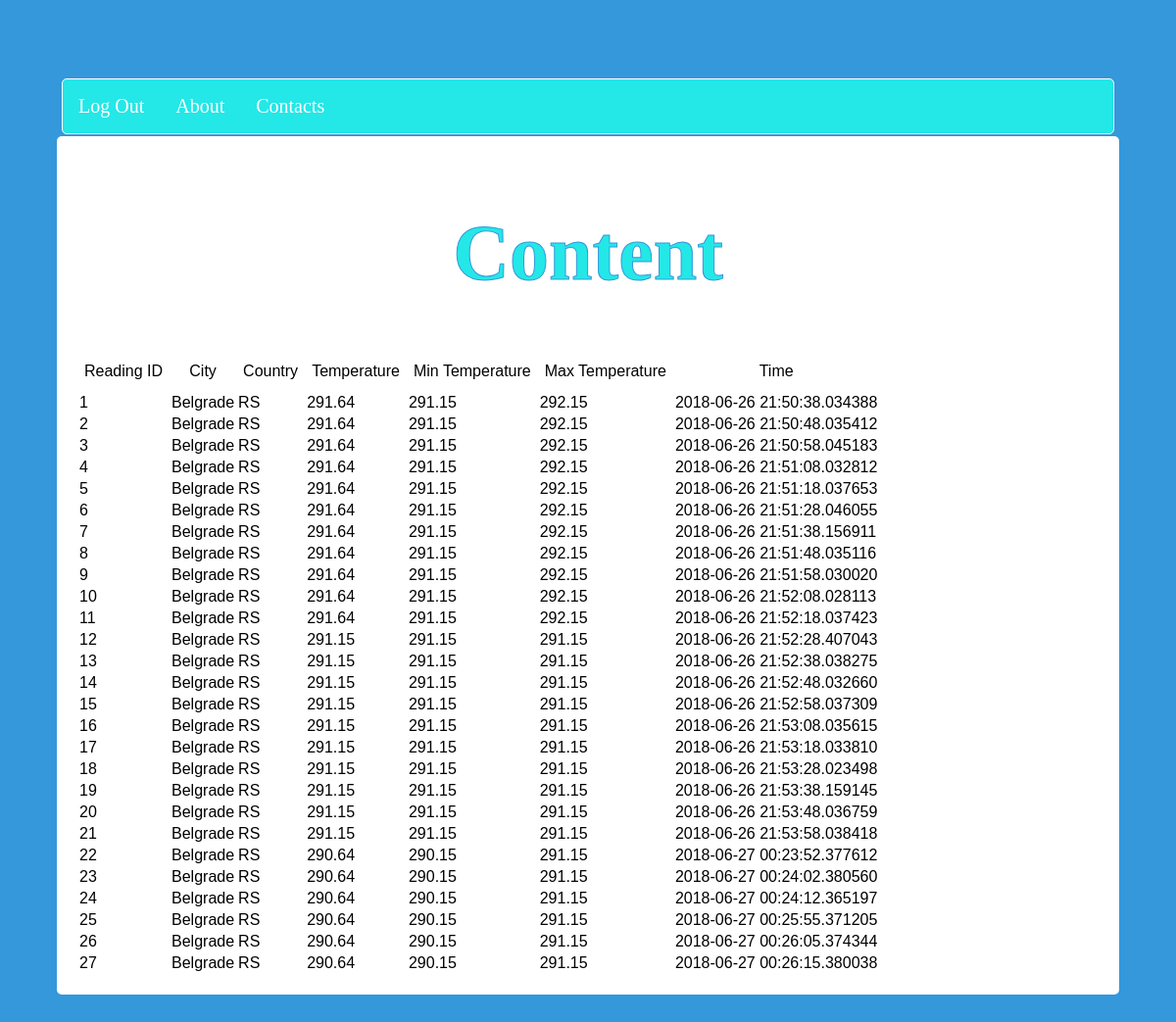
The app's page /result (signed in) with its own data.
### tables this page shows
CREATE TABLE temp_readings(id integer primary key, city text, country text, temperature_current text, temperature_min text, temperature_max text, [timestamp] timestamp);

### app.py (the view)
@app.route('/result', methods = ['POST', 'GET'])
def result():
    if not session.get('logged_in'):
        return render_template('login.html')
    rows = get_content()
    return render_template('list.html', rows = rows)

### dbhandling.py (called while the page is built)
def get_content():
    conn = sql.connect('SmartServiceDevelopmentProjectdb.db') #connect to db
    conn.row_factory = sql.Row
    cur = conn.cursor() #make a cursor
    cur.execute("SELECT * FROM temp_readings") #select everything with cursor
    rows = cur.fetchall() #save selected
    return rows

### templates/list.html (shortened to what this page needs)
<!DOCTYPE html>
<html>
<head>
    <link rel='stylesheet' href='/static/css/list.css' type='text/css'>
</head>
<body>
    <div class="container">
        <div class="nav-container">
            <ul class='nav'>
                <li class='nav-elem'><a href="/logout">Log Out</a></li>
                <li class='nav-elem'><a href="#">About</a></li>
                <li class='nav-elem'><a href="#">Contacts</a></li>
            </ul>
        </div>
        <div class='collection-container'>
            <div class="title">
                <h1>Content</h1>
            </div>
            <table border=0>
                <thead>
                    <td>
                        <div class="login-form">
                            <div class="login-form-item">
                                Reading ID
                            </div>
                        </div>
                    </td>
                    <td>
                        <div class="login-form">
                            <div class="control-group">
                                City
                            </div>
                        </div>
                    </td>
                    <td>
                        <div class="login-form">
                            <div class="login-form-item">
                                Country
                            </div>
                        </div>
                    </td>
                    <td>
                        <div class="login-form">
                            <div class="login-form-item">
                                Temperature
                            </div>
                        </div>
                    </td>
                    <td>
                        <div class="login-form">
                            <div class="login-form-item">
                                Min Temperature
                            </div>
                        </div>
                    </td>
                    <td>
                        <div class="login-form">
                            <div class="login-form-item">
                                Max Temperature
                            </div>
                        </div>
                    </td>
                    <td>
                        <div class="login-form">
                            <div class="login-form-item">
                                Time
                            </div>
                        </div>
                    </td>
                </thead>
                {% for row in rows %}
                <tr>
                    <td>{{row['id']}}</td>
                    <td>{{row['city']}}</td>
                    <td>{{row['country']}}</td>
                    <td>{{row['temperature_current']}}</td>
                    <td>{{row['temperature_min']}}</td>
                    <td>{{row['temperature_max']}}</td>
                    <td>{{row['timestamp']}}</td>
                </tr>
                {%endfor%}
        </div>
    </div>
</body>
</html>

### static/css/list.css (style rules this page uses)
body { font-family: Arial; background-color: #3498DB; padding: 50px; }
.container { margin: 20px auto; width: 100%; }
.collection-container { background-color: #FFF; padding: 20px; border-radius: 5px }
.title { font-weight: bold; text-align: center; font-size: 40px; font-family: "Times New Roman", Times, serif; -webkit-text-stroke-width: 1px; -webkit-text-stroke-color: #3498DB; color: rgb(36, 231, 231); }
.login-form { text-align: center; }
.login-form-item { margin: 10px 5px; }
a { appearance: button; text-decoration: none }
.nav-container { margin: 0 auto; padding: 2px 5px; }
.nav { list-style-type: none; border: 1px solid white; margin: 0; overflow: hidden; padding: 0; background-color: rgb(36, 231, 231); border-radius: 5px; }
.nav-elem { display: inline; float: left; vertical-align: middle; }
.nav-elem a { display: inline-block; color: white; font-family: "Times New Roman", Times, serif; font-size: 20px; text-align: center; padding: 16px 16px; text-decoration: none; }

### records on screen
temp_readings: id "1", city "Belgrade", country "RS", temperature_current "291.64", temperature_min "291.15", temperature_max "292.15", timestamp "2018-06-26 21:50:38.034388"
temp_readings: id "2", city "Belgrade", country "RS", temperature_current "291.64", temperature_min "291.15", temperature_max "292.15", timestamp "2018-06-26 21:50:48.035412"
temp_readings: id "3", city "Belgrade", country "RS", temperature_current "291.64", temperature_min "291.15", temperature_max "292.15", timestamp "2018-06-26 21:50:58.045183"
temp_readings: id "4", city "Belgrade", country "RS", temperature_current "291.64", temperature_min "291.15", temperature_max "292.15", timestamp "2018-06-26 21:51:08.032812"
temp_readings: id "5", city "Belgrade", country "RS", temperature_current "291.64", temperature_min "291.15", temperature_max "292.15", timestamp "2018-06-26 21:51:18.037653"
temp_readings: id "6", city "Belgrade", country "RS", temperature_current "291.64", temperature_min "291.15", temperature_max "292.15", timestamp "2018-06-26 21:51:28.046055"
temp_readings: id "7", city "Belgrade", country "RS", temperature_current "291.64", temperature_min "291.15", temperature_max "292.15", timestamp "2018-06-26 21:51:38.156911"
temp_readings: id "8", city "Belgrade", country "RS", temperature_current "291.64", temperature_min "291.15", temperature_max "292.15", timestamp "2018-06-26 21:51:48.035116"
temp_readings: id "9", city "Belgrade", country "RS", temperature_current "291.64", temperature_min "291.15", temperature_max "292.15", timestamp "2018-06-26 21:51:58.030020"
temp_readings: id "10", city "Belgrade", country "RS", temperature_current "291.64", temperature_min "291.15", temperature_max "292.15", timestamp "2018-06-26 21:52:08.028113"
temp_readings: id "11", city "Belgrade", country "RS", temperature_current "291.64", temperature_min "291.15", temperature_max "292.15", timestamp "2018-06-26 21:52:18.037423"
temp_readings: id "12", city "Belgrade", country "RS", temperature_current "291.15", temperature_min "291.15", temperature_max "291.15", timestamp "2018-06-26 21:52:28.407043"
temp_readings: id "13", city "Belgrade", country "RS", temperature_current "291.15", temperature_min "291.15", temperature_max "291.15", timestamp "2018-06-26 21:52:38.038275"
temp_readings: id "14", city "Belgrade", country "RS", temperature_current "291.15", temperature_min "291.15", temperature_max "291.15", timestamp "2018-06-26 21:52:48.032660"
temp_readings: id "15", city "Belgrade", country "RS", temperature_current "291.15", temperature_min "291.15", temperature_max "291.15", timestamp "2018-06-26 21:52:58.037309"
temp_readings: id "16", city "Belgrade", country "RS", temperature_current "291.15", temperature_min "291.15", temperature_max "291.15", timestamp "2018-06-26 21:53:08.035615"
temp_readings: id "17", city "Belgrade", country "RS", temperature_current "291.15", temperature_min "291.15", temperature_max "291.15", timestamp "2018-06-26 21:53:18.033810"
temp_readings: id "18", city "Belgrade", country "RS", temperature_current "291.15", temperature_min "291.15", temperature_max "291.15", timestamp "2018-06-26 21:53:28.023498"
temp_readings: id "19", city "Belgrade", country "RS", temperature_current "291.15", temperature_min "291.15", temperature_max "291.15", timestamp "2018-06-26 21:53:38.159145"
temp_readings: id "20", city "Belgrade", country "RS", temperature_current "291.15", temperature_min "291.15", temperature_max "291.15", timestamp "2018-06-26 21:53:48.036759"
temp_readings: id "21", city "Belgrade", country "RS", temperature_current "291.15", temperature_min "291.15", temperature_max "291.15", timestamp "2018-06-26 21:53:58.038418"
temp_readings: id "22", city "Belgrade", country "RS", temperature_current "290.64", temperature_min "290.15", temperature_max "291.15", timestamp "2018-06-27 00:23:52.377612"
temp_readings: id "23", city "Belgrade", country "RS", temperature_current "290.64", temperature_min "290.15", temperature_max "291.15", timestamp "2018-06-27 00:24:02.380560"
temp_readings: id "24", city "Belgrade", country "RS", temperature_current "290.64", temperature_min "290.15", temperature_max "291.15", timestamp "2018-06-27 00:24:12.365197"
temp_readings: id "25", city "Belgrade", country "RS", temperature_current "290.64", temperature_min "290.15", temperature_max "291.15", timestamp "2018-06-27 00:25:55.371205"
temp_readings: id "26", city "Belgrade", country "RS", temperature_current "290.64", temperature_min "290.15", temperature_max "291.15", timestamp "2018-06-27 00:26:05.374344"
temp_readings: id "27", city "Belgrade", country "RS", temperature_current "290.64", temperature_min "290.15", temperature_max "291.15", timestamp "2018-06-27 00:26:15.380038"
